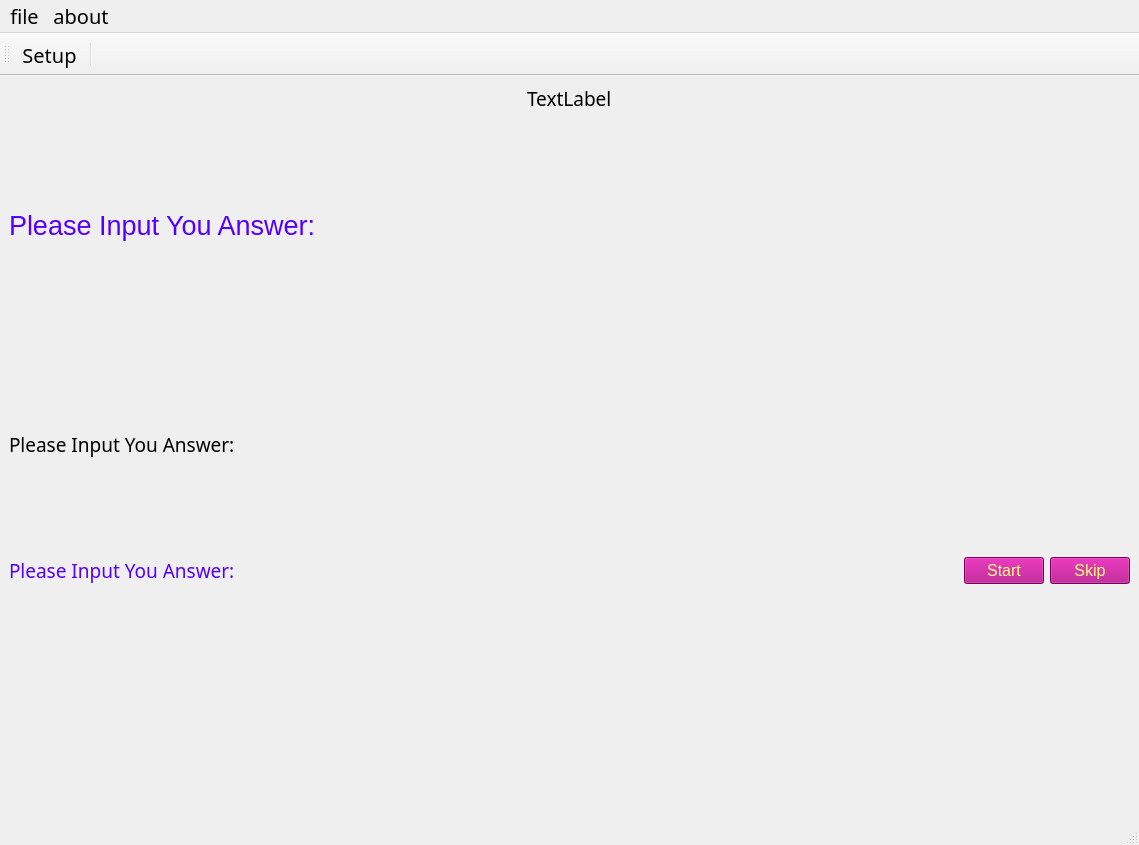
<?xml version="1.0" encoding="UTF-8"?>
<ui version="4.0">
 <class>MainWindow</class>
 <widget class="QMainWindow" name="MainWindow">
  <property name="geometry">
   <rect>
    <x>0</x>
    <y>0</y>
    <width>1139</width>
    <height>845</height>
   </rect>
  </property>
  <property name="font">
   <font>
    <family>仿宋</family>
    <pointsize>14</pointsize>
   </font>
  </property>
  <property name="windowTitle">
   <string>ask_gui</string>
  </property>
  <widget class="QWidget" name="centralwidget">
   <layout class="QVBoxLayout" name="verticalLayout" stretch="0,3,3,0,3">
    <item>
     <layout class="QHBoxLayout" name="horizontalLayout_2">
      <item>
       <spacer name="horizontalSpacer_2">
        <property name="orientation">
         <enum>Qt::Horizontal</enum>
        </property>
        <property name="sizeHint" stdset="0">
         <size>
          <width>40</width>
          <height>20</height>
         </size>
        </property>
       </spacer>
      </item>
      <item>
       <widget class="QLabel" name="label_index">
        <property name="text">
         <string>TextLabel</string>
        </property>
       </widget>
      </item>
      <item>
       <spacer name="horizontalSpacer_3">
        <property name="orientation">
         <enum>Qt::Horizontal</enum>
        </property>
        <property name="sizeHint" stdset="0">
         <size>
          <width>40</width>
          <height>20</height>
         </size>
        </property>
       </spacer>
      </item>
     </layout>
    </item>
    <item>
     <widget class="QLabel" name="label_answer">
      <property name="font">
       <font>
        <family>Arial</family>
        <pointsize>20</pointsize>
       </font>
      </property>
      <property name="styleSheet">
       <string notr="true">color: rgb(85, 0, 255);</string>
      </property>
      <property name="text">
       <string>Please Input You Answer:</string>
      </property>
      <property name="wordWrap">
       <bool>true</bool>
      </property>
     </widget>
    </item>
    <item>
     <widget class="QLabel" name="label_image">
      <property name="text">
       <string>Please Input You Answer:</string>
      </property>
     </widget>
    </item>
    <item>
     <layout class="QHBoxLayout" name="horizontalLayout">
      <item>
       <widget class="QLabel" name="label_input">
        <property name="styleSheet">
         <string notr="true">color: rgb(85, 0, 255);</string>
        </property>
        <property name="text">
         <string>Please Input You Answer:</string>
        </property>
       </widget>
      </item>
      <item>
       <spacer name="horizontalSpacer">
        <property name="orientation">
         <enum>Qt::Horizontal</enum>
        </property>
        <property name="sizeHint" stdset="0">
         <size>
          <width>40</width>
          <height>20</height>
         </size>
        </property>
       </spacer>
      </item>
      <item>
       <widget class="QPushButton" name="pushButton_continue">
        <property name="font">
         <font>
          <family>Arial</family>
          <pointsize>12</pointsize>
         </font>
        </property>
        <property name="styleSheet">
         <string notr="true">color: rgb(255, 255, 127);
background-color: rgb(170, 0, 127);</string>
        </property>
        <property name="text">
         <string>Start</string>
        </property>
       </widget>
      </item>
      <item>
       <widget class="QPushButton" name="pushButton_skip">
        <property name="font">
         <font>
          <family>Arial</family>
          <pointsize>12</pointsize>
         </font>
        </property>
        <property name="styleSheet">
         <string notr="true">color: rgb(255, 255, 127);
background-color: rgb(170, 0, 127);</string>
        </property>
        <property name="text">
         <string>Skip</string>
        </property>
       </widget>
      </item>
     </layout>
    </item>
    <item>
     <widget class="QTextEdit" name="textEdit">
      <property name="styleSheet">
       <string notr="true">background:transparent;border-width:0;</string>
      </property>
     </widget>
    </item>
   </layout>
  </widget>
  <widget class="QMenuBar" name="menubar">
   <property name="geometry">
    <rect>
     <x>0</x>
     <y>0</y>
     <width>1139</width>
     <height>31</height>
    </rect>
   </property>
   <property name="font">
    <font>
     <family>仿宋</family>
     <pointsize>15</pointsize>
    </font>
   </property>
   <widget class="QMenu" name="menu">
    <property name="title">
     <string>file</string>
    </property>
    <addaction name="separator"/>
    <addaction name="separator"/>
    <addaction name="actionexit"/>
   </widget>
   <widget class="QMenu" name="menu_2">
    <property name="title">
     <string>about</string>
    </property>
    <addaction name="actionV0_0_1"/>
   </widget>
   <addaction name="menu"/>
   <addaction name="menu_2"/>
  </widget>
  <widget class="QStatusBar" name="statusbar"/>
  <widget class="QToolBar" name="toolBar">
   <property name="font">
    <font>
     <family>SimSun-ExtB</family>
     <pointsize>9</pointsize>
     <weight>50</weight>
     <bold>false</bold>
    </font>
   </property>
   <property name="windowTitle">
    <string>toolBar</string>
   </property>
   <attribute name="toolBarArea">
    <enum>TopToolBarArea</enum>
   </attribute>
   <attribute name="toolBarBreak">
    <bool>false</bool>
   </attribute>
   <addaction name="actionSetup"/>
   <addaction name="separator"/>
  </widget>
  <action name="actionSetup">
   <property name="text">
    <string>Setup</string>
   </property>
   <property name="toolTip">
    <string>串口设置</string>
   </property>
   <property name="font">
    <font>
     <pointsize>15</pointsize>
    </font>
   </property>
  </action>
  <action name="actionrefresh">
   <property name="text">
    <string>Refresh</string>
   </property>
   <property name="toolTip">
    <string>刷新</string>
   </property>
  </action>
  <action name="actionPressureZero">
   <property name="text">
    <string>PressureZero</string>
   </property>
   <property name="toolTip">
    <string>压力置零</string>
   </property>
  </action>
  <action name="actionPressureEmpty">
   <property name="text">
    <string>PressureEmpty</string>
   </property>
   <property name="toolTip">
    <string>压力排空</string>
   </property>
  </action>
  <action name="actionRecoder">
   <property name="text">
    <string>Recoder</string>
   </property>
   <property name="toolTip">
    <string>开始记录/停止记录</string>
   </property>
   <property name="font">
    <font>
     <pointsize>15</pointsize>
    </font>
   </property>
  </action>
  <action name="actionDisplayWaveform">
   <property name="text">
    <string>Waveform</string>
   </property>
   <property name="toolTip">
    <string>显示波形</string>
   </property>
   <property name="font">
    <font>
     <pointsize>15</pointsize>
    </font>
   </property>
  </action>
  <action name="actionV0_0_1">
   <property name="text">
    <string>V0.0.1</string>
   </property>
   <property name="font">
    <font>
     <pointsize>15</pointsize>
    </font>
   </property>
  </action>
  <action name="actionexit">
   <property name="text">
    <string>exit</string>
   </property>
   <property name="font">
    <font>
     <pointsize>15</pointsize>
    </font>
   </property>
  </action>
 </widget>
 <resources/>
 <connections/>
</ui>
